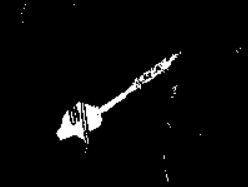
#> input picture dart.png, 248 x 187 px, found by its file name
$ python get_tip.py
#> lines starting #> are read from the running program, lines starting #| are printed output that depends on the picture; after the words box and inside, x2 and y2 are one past the last pixel; in counts of white or black regions, pixels touching at a corner belong together
import cv2
import numpy as np
image= cv2.imread('dart.png')
#> image is the input picture: shape (187, 248, 3); min 0, max 255, mean 8.1
original_image= image

#Erode/Dialate

kernel = np.ones((5, 5), 'uint8')
dilate_img = cv2.dilate(original_image, kernel, iterations=1)
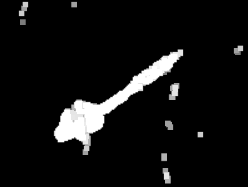
#> dilate_img: shape (187, 248, 3); min 0, max 255, mean 17.2
img_erosion = cv2.erode(dilate_img, kernel, iterations=1)
ret, dart_bnw = cv2.threshold(img_erosion, 150, 255, cv2.THRESH_BINARY)
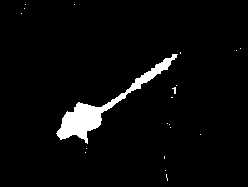
#> dart_bnw: shape (187, 248, 3); 3.8% white; 20 white regions (19 under 20 px), largest, box (x1, y1, x2, y2) and area: (56, 54, 178, 144) 1732
img_erosion = dart_bnw


#Contour Detection

gaussian = cv2.GaussianBlur(img_erosion,(3,3),cv2.BORDER_DEFAULT)
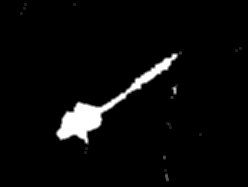
#> gaussian: shape (187, 248, 3); min 0, max 255, mean 9.8
edges = cv2.Canny(gaussian,100,200)
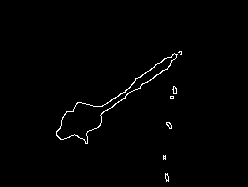
#> edges: shape (187, 248); 1% white in thin lines or dots, all inside (x1, y1, x2, y2) = (56, 51, 182, 182)
contours, hierarchy= cv2.findContours(edges, cv2.RETR_EXTERNAL, cv2.CHAIN_APPROX_NONE)
#> contours = 7 contours, 5 with area under 20; largest, box (x1, y1, x2, y2) and area: (56, 53, 178, 144) 1770, (172, 86, 177, 94) 20

def get_contour_areas(contours):

    all_areas= []

    for cnt in contours:
        area= cv2.contourArea(cnt)
        all_areas.append(area)

    return all_areas


sorted_contours= sorted(contours, key=cv2.contourArea, reverse= True)
#> sorted_contours has the same summary as contours
largest_contour = sorted_contours[0]
#> largest_contour = contour of 299 points, box (x1, y1, x2, y2) (56, 53, 178, 144), area 1770

cv2.drawContours(img_erosion, sorted_contours[0], -1, (255,0,0),2)
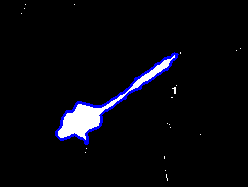
#> img_erosion: shape (187, 248, 3); 1.91% of pixels changed, all inside (x1, y1, x2, y2) = (55, 52, 179, 145)
right = tuple(largest_contour[largest_contour[:,:,0].argmax()][0])
#> right = (177, 54)
cv2.circle(img_erosion, right, 5, (0, 255, 255), -1)
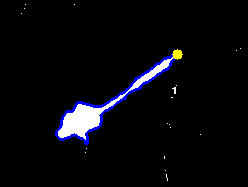
#> img_erosion: shape (187, 248, 3); 0.17% of pixels changed, all inside (x1, y1, x2, y2) = (172, 49, 183, 60)
cv2.imshow('Dilated Image', img_erosion)
print(right) #RETURN POINT
#| (177, 54)
cv2.waitKey(0)
cv2.destroyAllWindows()
